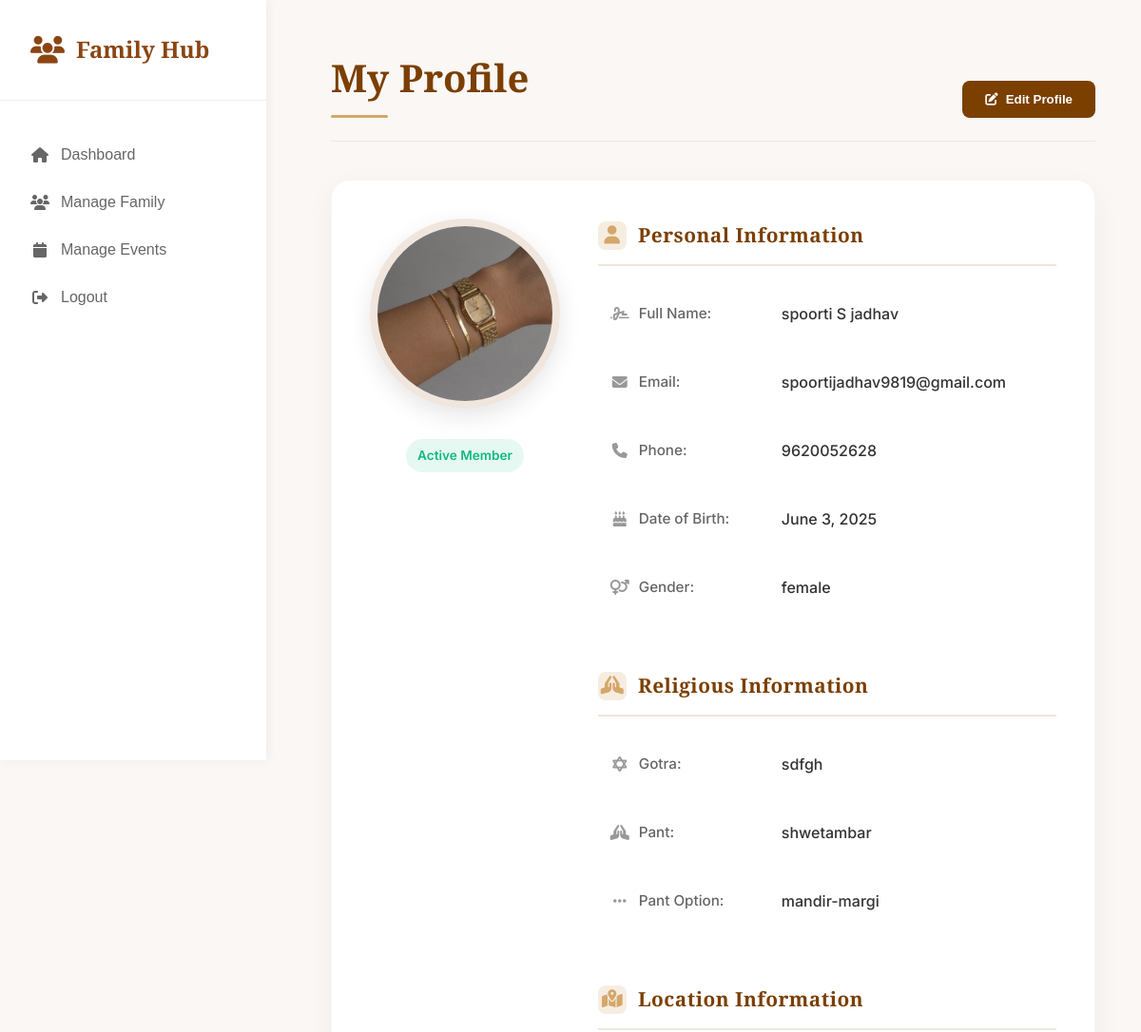
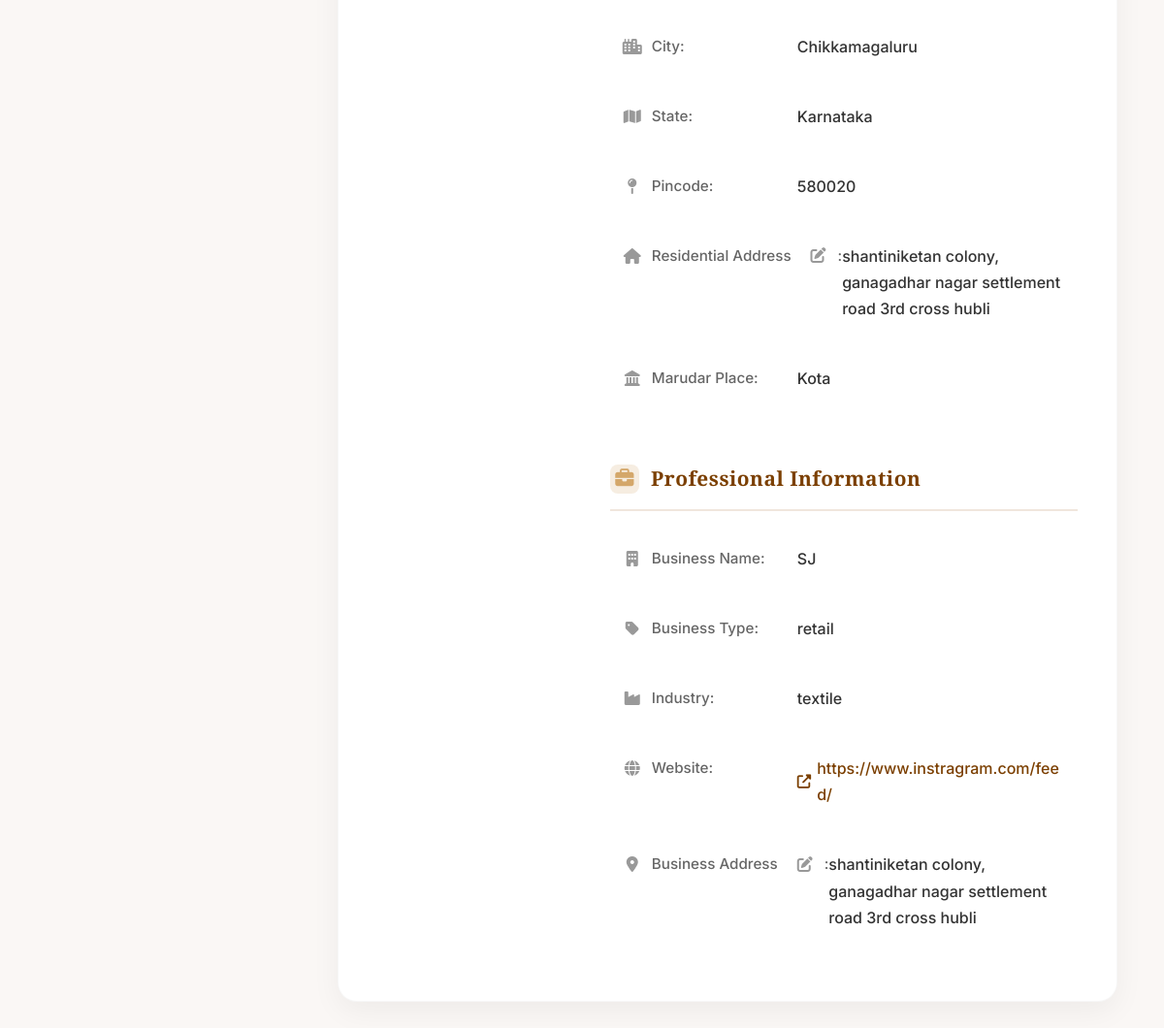
The app's page /profile/ (signed in) with its own data (2 pictures, top to bottom).
### users/models.py (models this page shows, shortened)
class NewUser(AbstractUser):
    username= models.CharField( max_length=150, unique=True, null=True, blank=True,)
    user_type = models.CharField(max_length=20, choices=[('admin', 'Admin'), ('user', 'User')], default='User')
    first_name = models.CharField(max_length=150)
    middle_name = models.CharField(max_length=150, blank=True)
    last_name = models.CharField(max_length=150)
    gotra = models.CharField(max_length=150, blank=True)
    DOB = models.DateField(null=True, blank=True)
    gender = models.CharField(max_length=20, choices=GENDER_CHOICES)
    profile_picture = models.ImageField(upload_to='profile_pictures/', null=True, blank=True)
    email = models.EmailField(unique=True, default='example@mail.com', blank=True)
    password = models.CharField(max_length=128)
    phone_number = models.CharField(max_length=15, unique=True, null=True, blank=True)  # Unique phone number
    whatsapp_number = models.CharField(max_length=15, null=True, blank=True)  # Optional
    blood_group = models.CharField(max_length=10, blank=True)
    pant = models.CharField(max_length=20, blank=True)
    pantoption = models.CharField(max_length=20, blank=True, null=True)
    marudar_place = models.CharField(max_length=150, blank=True)
    state = models.CharField(max_length=100, blank=True)
    city = models.CharField(max_length=100, blank=True)
    pincode = models.CharField(max_length=10, blank=True)
    residential_address = models.TextField(blank=True)
    business_name = models.CharField(max_length=150, blank=True)
    business_type = models.CharField(max_length=150, blank=True)
    industry = models.CharField(max_length=150, blank=True)
    website = models.URLField(blank=True)
    business_address = models.TextField(blank=True)
    is_active = models.BooleanField(default=False)
    date_joined = models.DateTimeField(auto_now_add=True)
    last_login = models.DateTimeField(null=True, blank=True)
    is_deleted = models.BooleanField(default=False)  # Soft delete flag
    deleted_at = models.DateTimeField(null=True, blank=True)
    added_by = models.ForeignKey('self', on_delete=models.SET_NULL, null=True, blank=True, related_name='added_users')

### users/views.py (the view)
# urls.py: path('profile/', views.profile_view, name='profile_view'),
@login_required
def profile_view(request):
    user = request.user  # The currently logged-in user
    return render(request, 'profile.html', {'user': user})

### users/templates/profile.html (shortened to what this page needs)
{% load static %}
<!DOCTYPE html>
<html lang="en">
<head>
    <link href="https://cdnjs.cloudflare.com/ajax/libs/font-awesome/6.5.0/css/all.min.css" rel="stylesheet">
</head>
<body>
<div class="dashboard-container">
        <aside class="sidebar" id="sidebar">
            <div class="sidebar-header">
                <div class="sidebar-logo">
                    <i class="fas fa-users logo-icon"></i>
                    <span>Family Hub</span>
                </div>
            </div>
            <nav class="sidebar-nav">
                <button class="nav-item "onclick="window.location.href='/dashboard/'" data-tab="dashboard">
                    <i class="fas fa-home"></i>
                    <span>Dashboard</span>
                </button>
                <button class="nav-item" onclick="window.location.href='/dashboard/'" data-tab="family">
                    <i class="fas fa-users"></i>
                    <span>Manage Family</span>
                </button>
                <button class="nav-item" onclick="window.location.href='/event-list/'" data-tab="events">
                    <i class="fas fa-calendar"></i>
                    <span>Manage Events</span>
                </button>
                <button class="nav-item" onclick="window.location.href='/logout/'" data-tab="logout">
                    <i class="fas fa-sign-out-alt"></i>
                    <span>Logout</span>
                </button>
            </nav>
        </aside>
    <div class="main-content">
        <div class="profile-header">
            <div>
                <h1>My Profile</h1>
            </div>
             <button class="edit-profile-btn" onclick="openEditProfileModal()">
                    <i class="fas fa-edit"></i> Edit Profile
                </button>
        </div>
        <div class="profile-card">
            <div class="profile-image">
                <div class="profile-image-container">
                    {% if user.profile_picture %}
                        <img src="{{ user.profile_picture.url }}" alt="Profile Picture">
                    {% else %}
                        <img src="{% static 'default-profile.png' %}" alt="Default Profile">
                    {% endif %}
                </div>
                <span class="profile-status">Active Member</span>
            </div>
            <div class="profile-info">
                <div class="profile-section">
                    <h3><i class="fas fa-user"></i> Personal Information</h3>
                    <div class="info-row">
                        <span class="label"><i class="fas fa-signature"></i> Full Name:</span>
                        <span class="value">{{ user.first_name }} {{ user.middle_name }} {{ user.last_name }}</span>
                    </div>
                    <div class="info-row">
                        <span class="label"><i class="fas fa-envelope"></i> Email:</span>
                        <span class="value">{{ user.email }}</span>
                    </div>
                    <div class="info-row">
                        <span class="label"><i class="fas fa-phone"></i> Phone:</span>
                        <span class="value">{{ user.phone_number }}</span>
                    </div>
                    <div class="info-row">
                        <span class="label"><i class="fas fa-birthday-cake"></i> Date of Birth:</span>
                        <span class="value">{{ user.DOB|default:"Not specified" }}</span>
                    </div>
                    <div class="info-row">
                        <span class="label"><i class="fas fa-venus-mars"></i> Gender:</span>
                        <span class="value">{{ user.gender|default:"Not specified" }}</span>
                    </div>
                </div>
                <div class="profile-section">
                    <h3><i class="fas fa-praying-hands"></i> Religious Information</h3>
                    <div class="info-row">
                        <span class="label"><i class="fas fa-star-of-david"></i> Gotra:</span>
                        <span class="value">{{ user.gotra|default:"Not specified" }}</span>
                    </div>
                    <div class="info-row">
                        <span class="label"><i class="fas fa-hands-praying"></i> Pant:</span>
                        <span class="value">{{ user.pant|default:"Not specified" }}</span>
                    </div>
                    <div class="info-row">
                        <span class="label"><i class="fas fa-ellipsis-h"></i> Pant Option:</span>
                        <span class="value">{{ user.pantoption|default:"Not specified" }}</span>
                    </div>
                </div>
                <div class="profile-section">
                    <h3><i class="fas fa-map-marked-alt"></i> Location Information</h3>
                    <div class="info-row">
                        <span class="label"><i class="fas fa-city"></i> City:</span>
                        <span class="value">{{ user.city|default:"Not specified" }}</span>
                    </div>
                    <div class="info-row">
                        <span class="label"><i class="fas fa-map"></i> State:</span>
                        <span class="value">{{ user.state|default:"Not specified" }}</span>
                    </div>
                    <div class="info-row">
                        <span class="label"><i class="fas fa-map-pin"></i> Pincode:</span>
                        <span class="value">{{ user.pincode|default:"Not specified" }}</span>
                    </div>
                  <div class="info-row">
                    <span class="label"><i class="fas fa-home"></i> Residential Address<button class="btn-icon" onclick="openAddressRequestModal()" title="Request Address Change">
                            <i class="fas fa-edit"></i>
                        </button>: </span>
                    <span class="value">
                        {{ user.residential_address|default:"Not specified" }}
                    </span>
                </div>
                    <div class="info-row">
                        <span class="label"><i class="fas fa-landmark"></i> Marudar Place:</span>
                        <span class="value">{{ user.marudar_place|default:"Not specified" }}</span>
                    </div>
                </div>
                <div class="profile-section">
                    <h3><i class="fas fa-briefcase"></i> Professional Information</h3>
                    <div class="info-row">
                        <span class="label"><i class="fas fa-building"></i> Business Name:</span>
                        <span class="value">{{ user.business_name|default:"Not specified" }}</span>
                    </div>
                    <div class="info-row">
                        <span class="label"><i class="fas fa-tag"></i> Business Type:</span>
                        <span class="value">{{ user.business_type|default:"Not specified" }}</span>
                    </div>
                    <div class="info-row">
                        <span class="label"><i class="fas fa-industry"></i> Industry:</span>
                        <span class="value">{{ user.industry|default:"Not specified" }}</span>
                    </div>
                    <div class="info-row">
                        <span class="label"><i class="fas fa-globe"></i> Website:</span>
                        <span class="value">
                            {% if user.website %}
                                <a href="{{ user.website }}" target="_blank">
                                    <i class="fas fa-external-link-alt"></i> {{ user.website }}
                                </a>
                            {% else %}
                                <span class="empty">Not provided</span>
                            {% endif %}
                        </span>
                    </div>
                    <div class="info-row">
                        <span class="label"><i class="fas fa-map-marker-alt"></i> Business Address<button class="btn-icon" onclick="openAddressRequest1Modal()" title="Request Business Address Change">
                            <i class="fas fa-edit"></i>
                        </button>:</span>
                        <span class="value">{{ user.business_address|default:"Not specified" }}</span>
                    </div>
                </div>
            </div>
        </div>
    </div>
</div>
</body>
</html>

### records on screen
NewUser: profile_picture (picture), first_name "spoorti", middle_name "S", last_name "jadhav", email "spoortijadhav9819@gmail.com", phone_number "9620052628", DOB "June 3, 2025", gender "female", gotra "sdfgh", pant "shwetambar", pantoption "mandir-margi", city "Chikkamagaluru", state "Karnataka", pincode "580020", residential_address "shantiniketan colony, ganagadhar nagar settlement road 3rd cross hubli", marudar_place "Kota", business_name "SJ", business_type "retail", industry "textile", website "https://www.instragram.com/feed/", business_address "shantiniketan colony, ganagadhar nagar settlement road 3rd cross hubli"
